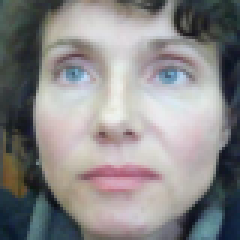
#> input picture data/non_target_train/f401_01_f19_i0_0.png, 80 x 80 px, found by its file name (shown 3 times larger); its folder holds only this picture in this run
$ python test.py   (older library calls are emulated)
#> lines starting #> are read from the running program, lines starting #| are printed output that depends on the picture
from glob import glob
import matplotlib.pyplot as plt
import matplotlib.animation as animation
from math import log
import mpl_toolkits.mplot3d
import numpy as np
from numpy import ravel, diag, newaxis, ones, zeros, array, vstack, hstack, dstack, pi, tile
from numpy.linalg import eigh, det, inv, solve, norm
from numpy.random import rand, randn, randint
from scipy.fftpack import dct
from scipy.io import wavfile
from scipy.linalg import eigh as eigh_
import matplotlib.pyplot as plt
import matplotlib.image as mpimg
from scipy.spatial.distance import cdist
from scipy.special import logsumexp
import scipy.fftpack
import cv2
import time

from skimage.feature import hog
from skimage import data, exposure


def png2fea(dir_name):
    """
    Loads all *.png images from directory dir_name into a dictionary. Keys are the file names
    and values and 2D numpy arrays with corresponding grayscale images
    """
#> called with dir_name = '../data/non_target_train'
    features = {}
    for f in glob(dir_name + '/*.png'):
        f = f.replace("/", "\\")
        print('Processing file: ', f)
        features[f] = mpimg.imread(f)

    return features


# non_target_dev = png2fea('../data/non_target_dev')
non_target_train = png2fea('../data/non_target_train')
#> non_target_train = 1 item
# target_dev = png2fea('../data/target_dev')


target_train = png2fea('../data/target_train')
person_id_all_data = {}

for i in non_target_train.keys():
    name = i.split('//')[-1].split('_')[0]
    if name not in person_id_all_data:
        person_id_all_data.update({name: []})
        person_id_all_data[name].append(non_target_train[i])
    else:
        person_id_all_data[name].append(non_target_train[i])
#> this loop made 1 pass
#> name on pass 1: '..\\data\\non'
#> after the loop, person_id_all_data = 1 item

# print(person_id_all_data)


for person in person_id_all_data.keys():
    for image in person_id_all_data[person]:
        fd, hog_image = hog(image, orientations=8,
                            pixels_per_cell=(16, 16),
                            cells_per_block=(1, 1),
                            visualize=True,
                            multichannel=True
                            )
        fig, (ax1, ax2) = plt.subplots(1, 2, figsize=(8, 4), sharex=True, sharey=True)
        ax1.axis('off')
        ax1.axis('off')
        ax1.imshow(image, cmap=plt.cm.gray)
        ax1.set_title('Input image')

        hog_image_rescaled = exposure.rescale_intensity(hog_image, in_range=(0, 40))
        ax2.axis('off')
        ax2.imshow(hog_image_rescaled, cmap=plt.cm.gray)
        ax2.set_title('Histogram of Oriented Gradients')

        plt.show()
#> this loop made 1 pass
#> pass 1, `plt.show()`:
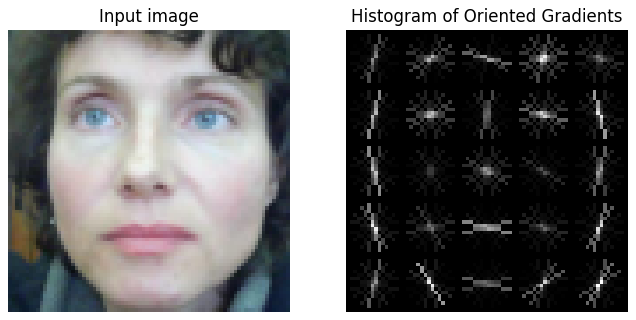
#> figure drawn by matplotlib, 2 panels
#> after the loop:
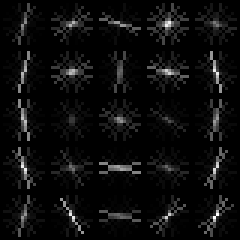
#> hog_image: shape (80, 80) float32 (shown 3 times larger); min 0, max 0.114, mean 0.00563; drawn with min black and max white
#> image is the input picture: shape (80, 80, 3) float32; mean R, G, B 0.543, 0.534, 0.536

    # print(non_target_dev)

$ run again, on data/non_target_train/f401_04_f19_i0_0.png
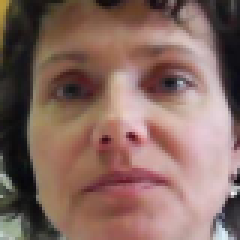
#> input picture data/non_target_train/f401_04_f19_i0_0.png, 80 x 80 px, found by its file name (shown 3 times larger)
#> non_target_train = 1 item
#> the loop `for i in non_target_train.keys():` made 1 pass
#> name on pass 1: '..\\data\\non'
#> the loop `for person in person_id_all_data.keys():` made 1 pass
#> pass 1, `plt.show()`:
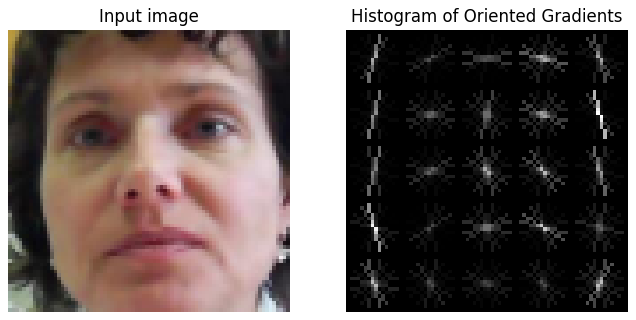
#> figure drawn by matplotlib, 2 panels
#> after the loop `for person in person_id_all_data.keys():`:
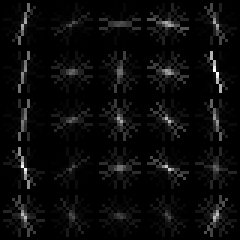
#> hog_image: shape (80, 80) float32 (shown 3 times larger); min 0, max 0.136, mean 0.00561; drawn with min black and max white
#> image is the input picture: shape (80, 80, 3) float32; mean R, G, B 0.526, 0.411, 0.38

$ run again, on data/non_target_train/f401_05_f19_i0_0.png
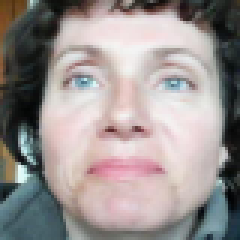
#> input picture data/non_target_train/f401_05_f19_i0_0.png, 80 x 80 px, found by its file name (shown 3 times larger)
#> non_target_train = 1 item
#> the loop `for i in non_target_train.keys():` made 1 pass
#> name on pass 1: '..\\data\\non'
#> the loop `for person in person_id_all_data.keys():` made 1 pass
#> pass 1, `plt.show()`:
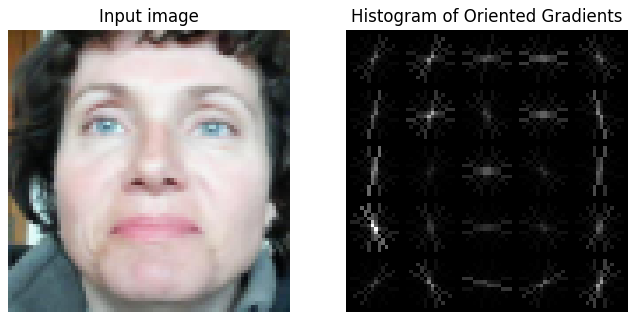
#> figure drawn by matplotlib, 2 panels
#> after the loop `for person in person_id_all_data.keys():`:
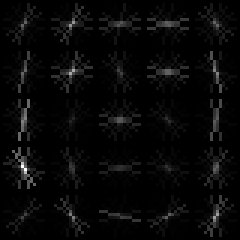
#> hog_image: shape (80, 80) float32 (shown 3 times larger); min 0, max 0.224, mean 0.0067; drawn with min black and max white
#> image is the input picture: shape (80, 80, 3) float32; mean R, G, B 0.603, 0.574, 0.568

$ run again, on data/non_target_train/f401_05_r08_i0_0.png
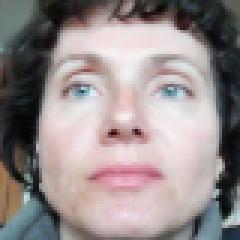
#> input picture data/non_target_train/f401_05_r08_i0_0.png, 80 x 80 px, found by its file name (shown 3 times larger)
#> non_target_train = 1 item
#> the loop `for i in non_target_train.keys():` made 1 pass
#> name on pass 1: '..\\data\\non'
#> the loop `for person in person_id_all_data.keys():` made 1 pass
#> pass 1, `plt.show()`:
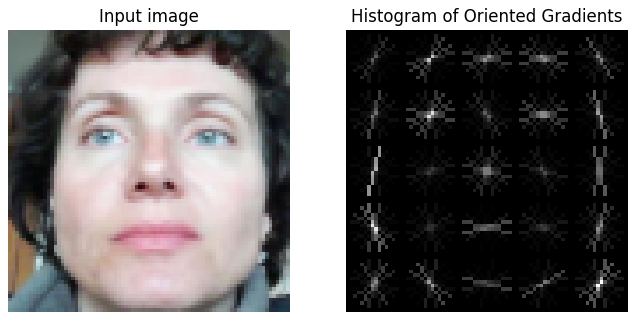
#> figure drawn by matplotlib, 2 panels
#> after the loop `for person in person_id_all_data.keys():`:
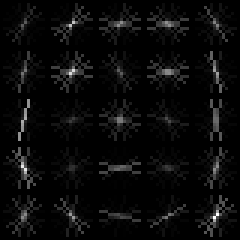
#> hog_image: shape (80, 80) float32 (shown 3 times larger); min 0, max 0.17, mean 0.00664; drawn with min black and max white
#> image is the input picture: shape (80, 80, 3) float32; mean R, G, B 0.588, 0.551, 0.55

$ run again, on data/non_target_train/f401_01_r08_i0_0.png
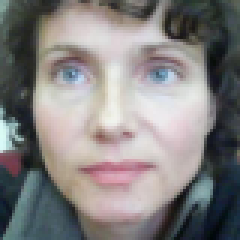
#> input picture data/non_target_train/f401_01_r08_i0_0.png, 80 x 80 px, found by its file name (shown 3 times larger)
#> non_target_train = 1 item
#> the loop `for i in non_target_train.keys():` made 1 pass
#> name on pass 1: '..\\data\\non'
#> the loop `for person in person_id_all_data.keys():` made 1 pass
#> pass 1, `plt.show()`:
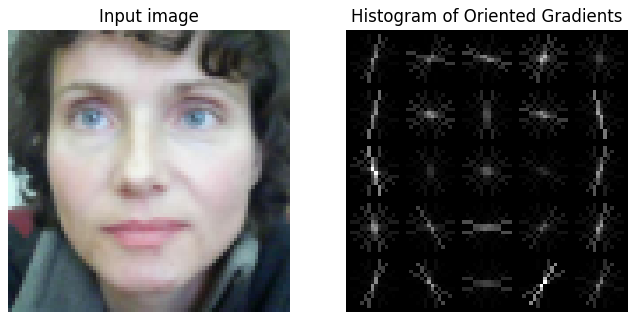
#> figure drawn by matplotlib, 2 panels
#> after the loop `for person in person_id_all_data.keys():`:
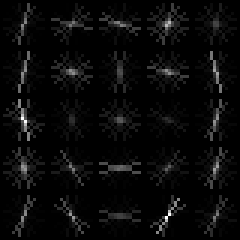
#> hog_image: shape (80, 80) float32 (shown 3 times larger); min 0, max 0.16, mean 0.00611; drawn with min black and max white
#> image is the input picture: shape (80, 80, 3) float32; mean R, G, B 0.515, 0.503, 0.502
